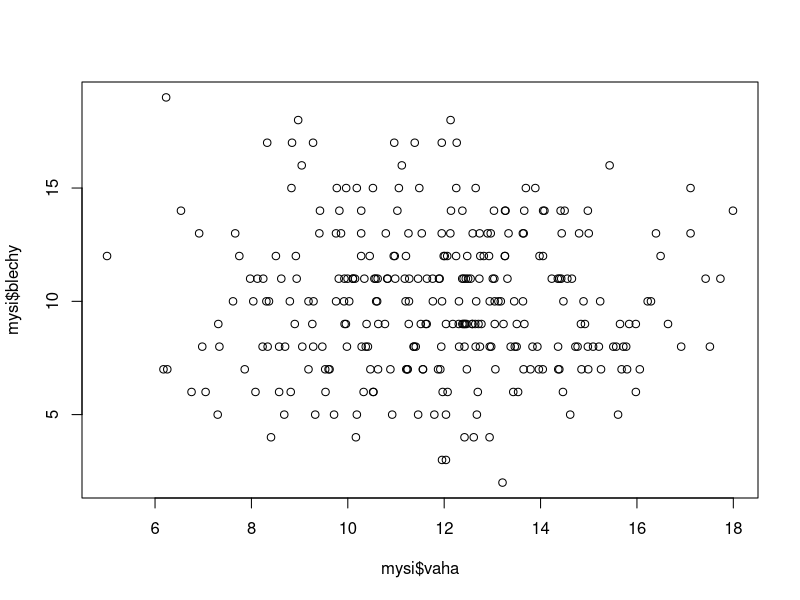
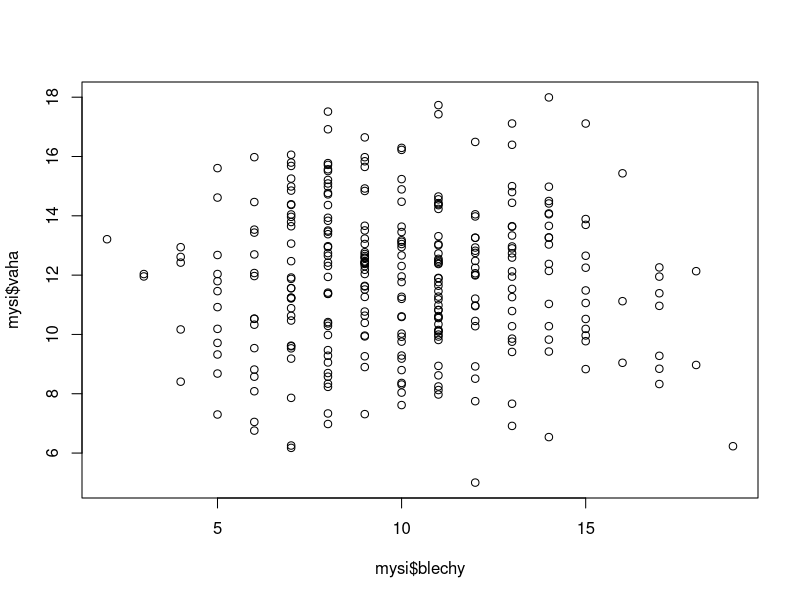
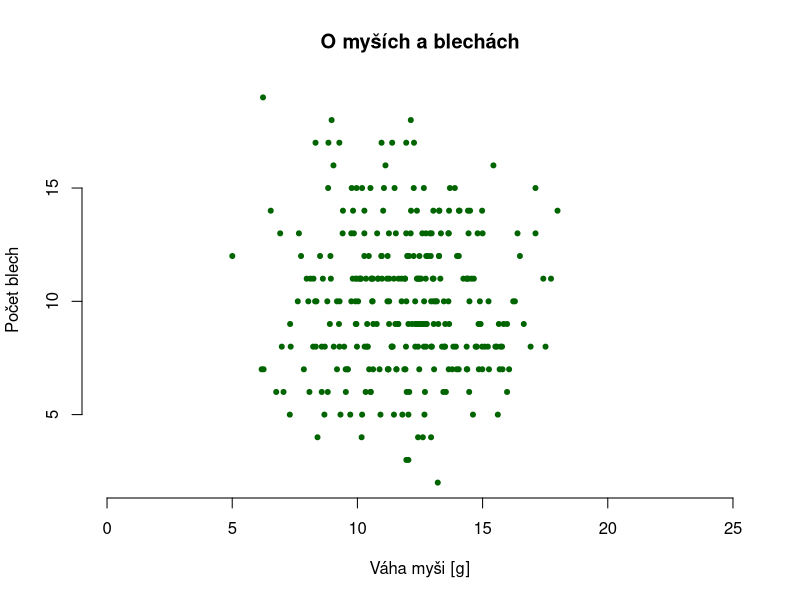
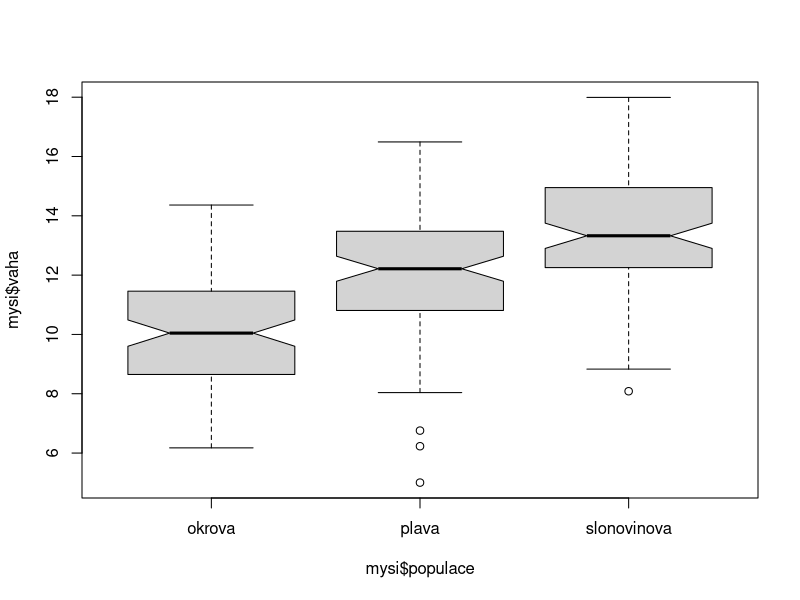
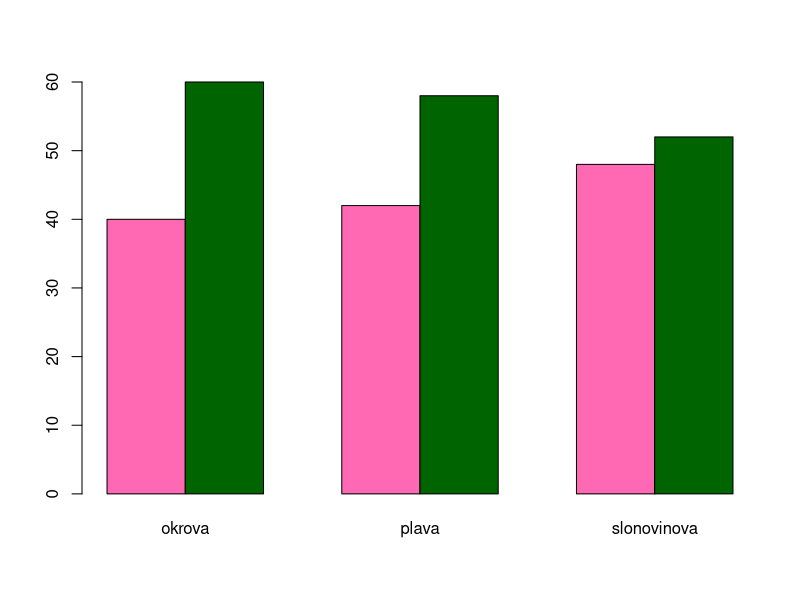
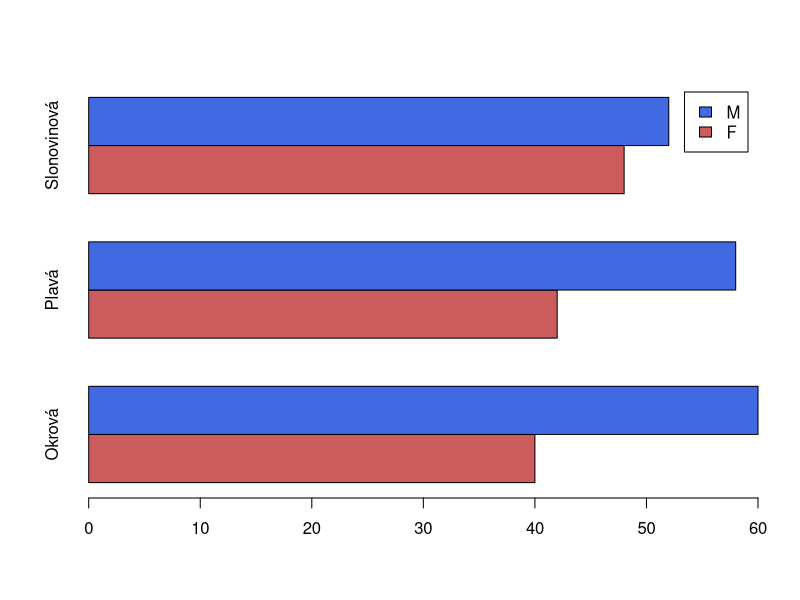
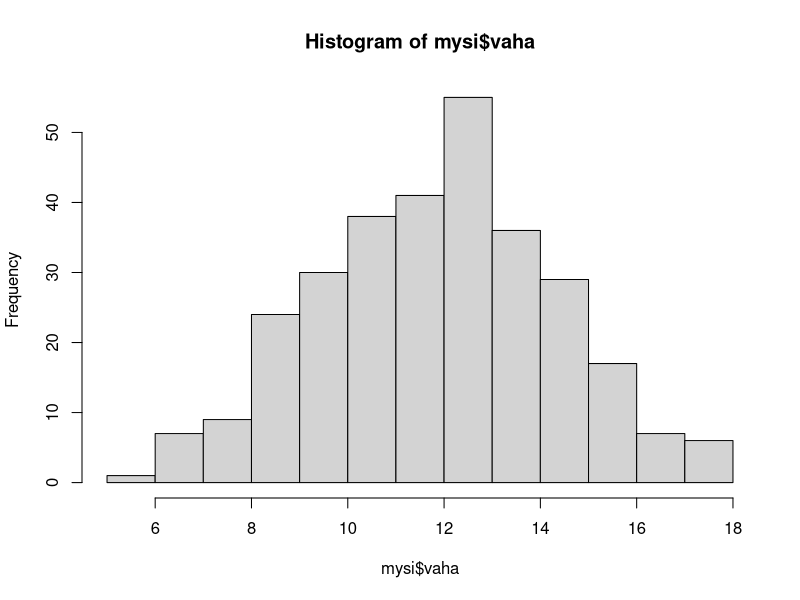
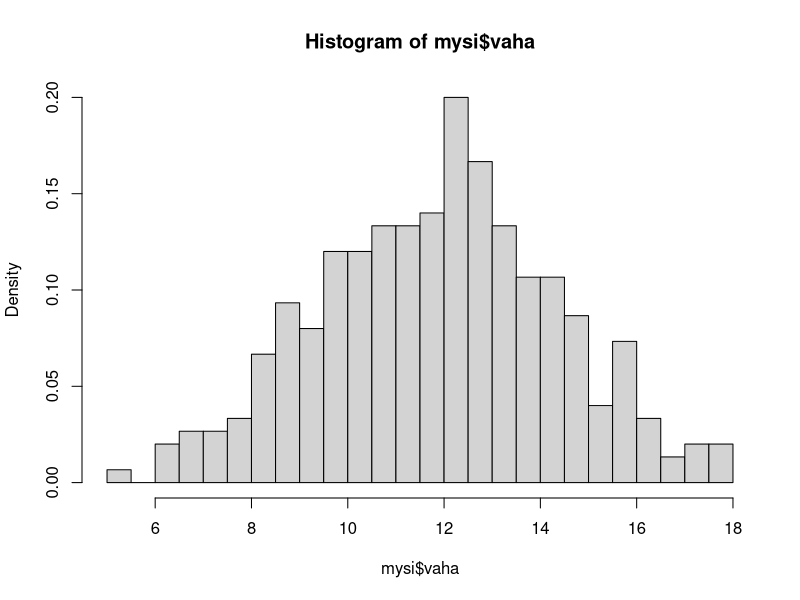

Reproduce these figures in R, in order. (Note: this script raises an error after producing the figures.)
set.seed(5)
# populace - "okrova", "plava", "slonovinova", od kazde 100 jedincu
# pohlavi - "M" nebo "F", nahodne, ale 55% samcu a 45% samic
# vaha - z normalniho rozdeleni, sd = 2, mean = 10g pro okrove, 12g pro plave a 13.5 pro slonovinove
# pocet blech - z poissonova rozdeleni s lambda = 10

populace = rep(x = c("okrova", "plava", "slonovinova"), times = 100)
pohlavi = sample(x = c("M", "F"), size = length(populace), prob = c(0.55, 0.45), replace = T)
vaha = rnorm(n = length(populace), mean = c(10, 12, 13.5), sd = 2)
blechy = rpois(n = length(populace), lambda = 10)
mysi = data.frame(populace, pohlavi, vaha, blechy)

head(mysi, 3) # prvni 3
tail(mysi, 3) # posledni 3
#___________________________________________________________________________
# x-y graf
plot(formula = mysi$blechy~mysi$vaha) # ta prvni je vzdy na ose y, druha na ose x
plot(x = mysi$blechy, y = mysi$vaha) # to stejne

plot(formula = mysi$blechy~mysi$vaha, 
     xlab = "Váha myši [g]", 
     ylab = "Počet blech", 
     main = "O myších a blechách",
     xlim = c(0,25), # upravi velikost (limit) grafu
     pch = 20, # symboly bodu
     col = "darkgreen",
     bty = "n") 
?pch
#___________________________________________________________________________
# BOXPLOT - uprostred median, kolem 25 a 75 kvartil, vousy do 1.58 * ta krabicka, zbytek jsou body
boxplot(mysi$vaha~mysi$populace, notch = T) 
# notch - 95% interval spolehlivosti, ze to bude ten median, statisticka signifikance na hranici 5% kdyz notch jednoho nezahrnuje median druheho
#___________________________________________________________________________
# BARPLOT
dat = xtabs(~mysi$pohlavi+mysi$populace)
barplot(dat, 
        beside = T, 
        col = c("hotpink", "darkgreen"))

barplot(dat, 
        beside = T, 
        horiz = T,
        names = c("Okrová", "Plavá", "Slonovinová"),
        col = c("indianred", "royalblue"),
        legend = T)
#___________________________________________________________________________
# HISTOGRAM
?hist
hist(mysi$vaha) # rozdeli rozdeleni na intervaly
hist(mysi$vaha, 
     breaks = 20, # na kolik sloupcu se to rozlame
     freq = F) # misto frequency je na y hustota
#___________________________________________________________________________
# KOLACOVY GRAF
dat = xtabs(~mysi$pohlavi)
pie(dat)

#___________________________________________________________________________
#___________________________________________________________________________
# ARGUMENT TYPE
x = seq(from = 4, to = 16, by = 0.5)
y = dnorm(x = x, mean = 10, sd = 2)

?plot
plot(y ~ x, type = "p") # p = points
plot(y ~ x, type = "l") # l = line
plot(y ~ x, type = "b") # b = both
plot(y ~ x, type = "o") # o = overplotted
plot(y ~ x, type = "s") # s = stairs
plot(y ~ x, type = "n") # n = no plotting, kdyz chci pak pridat krivku ktera data protina a puvodni data tam nechci

#___________________________________________________________________________
dev.new()
?par

dev.off() # zavru graficke okno

#___________________________________________________________________________
# PARAMETR CEX
plot(y ~ x, 
     type = "p",
     bty = "7") # bty - znaky ukazuji ohraniceni
par(cex=1) # musim spustit zaroven s plotem, ovlivni nam velikost popisku, pro 2 musi byt vetsi okno

par(cex = 1,
    cex.axis = 2, # velikost os
    col.axis = "yellow", # barva os
    col = "red", # barva ohraniceni
    #bg = "green",
    fg = "orange")
plot(y ~ x, 
     type = "p",
     bty = "7",
     cex = 2, # meni velikost uvnitr grafu
     col = "blue") 

par(font.main = 4,
    las = 3) # jak jsou popisky orientovany, 3 - horizontalne 
plot(formula = mysi$blechy~mysi$vaha, 
     xlab = "Váha myši [g]", 
     ylab = "Počet blech", 
     main = "O myších a blechách",
     xlim = c(0,25), # upravi velikost (limit) grafu
     pch = 20, # symboly bodu
     col = "darkgreen",
     bty = "n",
     font = 3) 

par(font.main = 4,
    las = 3,
    lwd = 2,
    lty = 4)
plot(y~x, type = "l")

dev.off()
boxplot(mysi$vaha~mysi$populace,
        notch = T,
        medlwd = 0.5,
        whisklty = 1,
        col = c("coral1","goldenrod", moje_barva)) # fousky
?bxt # napoveda k argumentum boxplotu

par(mar = c(0.7, 1, 0, 1), # margins ponechavaji rozmery i kdyz zmensime okno
    omi = c(1, 1, 1, 1)) # velikost okraju 

moje_barva = rgb(red = 4,
                 green = 159,
                 blue = 81,
                 alpha = 100, # dela barvu pruhlednou
                 maxColorValue = 255)

col2rgb("deeppink3", alpha = T) # ukaze i vcetne pruhlednosti, kdyz chci zachovat barvu

pruhlednost = function(barva, pruhlednost = 100){
  rgb_barva = col2rgb(barva)
  moje_barva = rgb(red = rgb_barva [1],
                   green = rgb_barva [2],
                   blue = rgb_barva [3],
                   alpha = pruhlednost,
                   maxColorValue = 255)
  return(moje_barva)
}

pruhlednost("lightblue", pruhlednost = 100)

